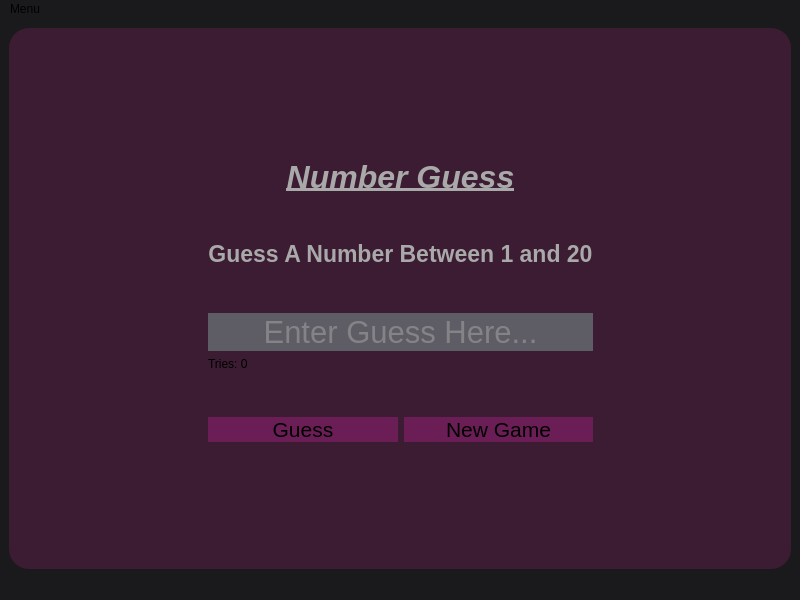
<?xml version="1.0" encoding="UTF-8"?>
<ui version="4.0">
 <class>w_MainWindow</class>
 <widget class="QMainWindow" name="w_MainWindow">
  <property name="geometry">
   <rect>
    <x>0</x>
    <y>0</y>
    <width>800</width>
    <height>600</height>
   </rect>
  </property>
  <property name="windowTitle">
   <string>Number Guess</string>
  </property>
  <property name="styleSheet">
   <string notr="true">background-color: rgb(26, 26, 29);</string>
  </property>
  <widget class="QWidget" name="centralwidget">
   <layout class="QGridLayout" name="gridLayout">
    <item row="0" column="0">
     <widget class="QGroupBox" name="groupBox">
      <property name="font">
       <font>
        <pointsize>12</pointsize>
       </font>
      </property>
      <property name="styleSheet">
       <string notr="true">background-color: rgb(59, 28, 50); border-radius: 20px;</string>
      </property>
      <property name="title">
       <string/>
      </property>
      <property name="alignment">
       <set>Qt::AlignmentFlag::AlignCenter</set>
      </property>
      <layout class="QGridLayout" name="gridLayout_2">
       <item row="1" column="2" rowspan="2">
        <spacer name="horizontalSpacer_2">
         <property name="orientation">
          <enum>Qt::Orientation::Horizontal</enum>
         </property>
         <property name="sizeHint" stdset="0">
          <size>
           <width>40</width>
           <height>20</height>
          </size>
         </property>
        </spacer>
       </item>
       <item row="1" column="0" rowspan="2">
        <spacer name="horizontalSpacer">
         <property name="orientation">
          <enum>Qt::Orientation::Horizontal</enum>
         </property>
         <property name="sizeHint" stdset="0">
          <size>
           <width>40</width>
           <height>20</height>
          </size>
         </property>
        </spacer>
       </item>
       <item row="1" column="1">
        <widget class="QFrame" name="frame">
         <property name="frameShape">
          <enum>QFrame::Shape::StyledPanel</enum>
         </property>
         <property name="frameShadow">
          <enum>QFrame::Shadow::Raised</enum>
         </property>
         <layout class="QGridLayout" name="gridLayout_3">
          <item row="9" column="1">
           <widget class="QPushButton" name="pb_new_game">
            <property name="font">
             <font>
              <pointsize>16</pointsize>
             </font>
            </property>
            <property name="styleSheet">
             <string notr="true">background-color: rgb(106, 30, 85);</string>
            </property>
            <property name="text">
             <string>New Game</string>
            </property>
           </widget>
          </item>
          <item row="5" column="0" colspan="2">
           <widget class="QLineEdit" name="le_user_guess">
            <property name="font">
             <font>
              <pointsize>23</pointsize>
             </font>
            </property>
            <property name="styleSheet">
             <string notr="true">background-color: rgb(94, 92, 100); color: #a9a9a9; border-color: rgb(166, 77, 121);</string>
            </property>
            <property name="maxLength">
             <number>2</number>
            </property>
            <property name="alignment">
             <set>Qt::AlignmentFlag::AlignCenter</set>
            </property>
            <property name="placeholderText">
             <string>Enter Guess Here...</string>
            </property>
           </widget>
          </item>
          <item row="7" column="0">
           <widget class="QLabel" name="lb_tries_remaining">
            <property name="text">
             <string>Tries: 0</string>
            </property>
           </widget>
          </item>
          <item row="9" column="0">
           <widget class="QPushButton" name="pb_guess">
            <property name="font">
             <font>
              <pointsize>16</pointsize>
             </font>
            </property>
            <property name="styleSheet">
             <string notr="true">background-color: rgb(106, 30, 85);</string>
            </property>
            <property name="text">
             <string>Guess</string>
            </property>
           </widget>
          </item>
          <item row="3" column="0" colspan="2">
           <widget class="QLabel" name="label">
            <property name="font">
             <font>
              <pointsize>17</pointsize>
              <bold>true</bold>
              <strikeout>false</strikeout>
             </font>
            </property>
            <property name="styleSheet">
             <string notr="true">color: #a9a9a9;</string>
            </property>
            <property name="text">
             <string>Guess A Number Between 1 and 20</string>
            </property>
            <property name="alignment">
             <set>Qt::AlignmentFlag::AlignCenter</set>
            </property>
           </widget>
          </item>
          <item row="1" column="0" colspan="2">
           <widget class="QLabel" name="label_2">
            <property name="font">
             <font>
              <pointsize>24</pointsize>
              <italic>true</italic>
              <bold>true</bold>
              <underline>true</underline>
             </font>
            </property>
            <property name="styleSheet">
             <string notr="true">color: #a9a9a9;</string>
            </property>
            <property name="text">
             <string>Number Guess</string>
            </property>
            <property name="alignment">
             <set>Qt::AlignmentFlag::AlignCenter</set>
            </property>
           </widget>
          </item>
          <item row="8" column="0" colspan="2">
           <spacer name="verticalSpacer_5">
            <property name="orientation">
             <enum>Qt::Orientation::Vertical</enum>
            </property>
            <property name="sizeHint" stdset="0">
             <size>
              <width>20</width>
              <height>40</height>
             </size>
            </property>
           </spacer>
          </item>
          <item row="4" column="0" colspan="2">
           <spacer name="verticalSpacer_4">
            <property name="orientation">
             <enum>Qt::Orientation::Vertical</enum>
            </property>
            <property name="sizeHint" stdset="0">
             <size>
              <width>20</width>
              <height>40</height>
             </size>
            </property>
           </spacer>
          </item>
          <item row="2" column="0" colspan="2">
           <spacer name="verticalSpacer_3">
            <property name="orientation">
             <enum>Qt::Orientation::Vertical</enum>
            </property>
            <property name="sizeHint" stdset="0">
             <size>
              <width>20</width>
              <height>40</height>
             </size>
            </property>
           </spacer>
          </item>
         </layout>
        </widget>
       </item>
       <item row="2" column="1">
        <spacer name="verticalSpacer_2">
         <property name="orientation">
          <enum>Qt::Orientation::Vertical</enum>
         </property>
         <property name="sizeHint" stdset="0">
          <size>
           <width>20</width>
           <height>40</height>
          </size>
         </property>
        </spacer>
       </item>
       <item row="0" column="1">
        <spacer name="verticalSpacer">
         <property name="orientation">
          <enum>Qt::Orientation::Vertical</enum>
         </property>
         <property name="sizeHint" stdset="0">
          <size>
           <width>20</width>
           <height>40</height>
          </size>
         </property>
        </spacer>
       </item>
      </layout>
     </widget>
    </item>
   </layout>
  </widget>
  <widget class="QMenuBar" name="menubar">
   <property name="geometry">
    <rect>
     <x>0</x>
     <y>0</y>
     <width>800</width>
     <height>23</height>
    </rect>
   </property>
   <widget class="QMenu" name="menuMenu">
    <property name="title">
     <string>Menu</string>
    </property>
    <addaction name="actionHistory"/>
    <addaction name="separator"/>
   </widget>
   <addaction name="menuMenu"/>
  </widget>
  <widget class="QStatusBar" name="statusbar"/>
  <action name="actionHistory">
   <property name="text">
    <string>History</string>
   </property>
  </action>
 </widget>
 <resources/>
 <connections/>
</ui>
